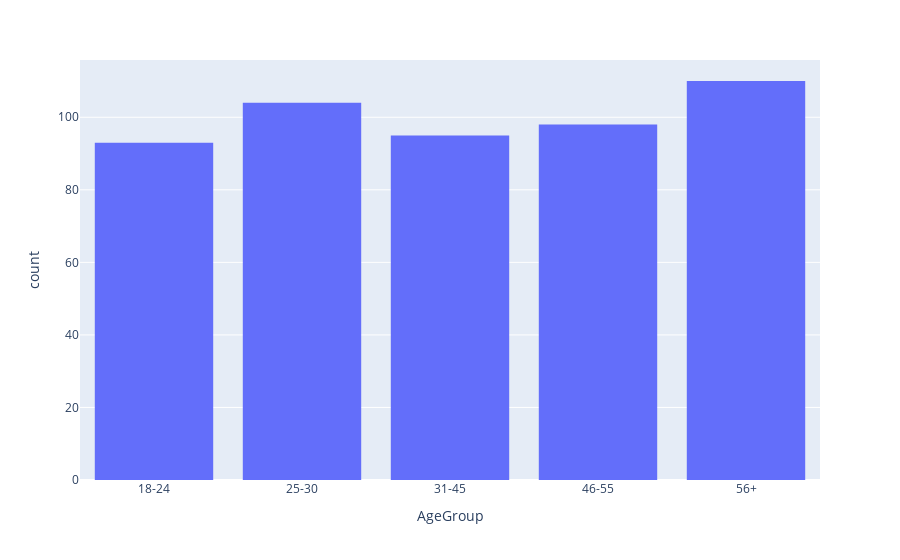

Notebook code cell kept with this figure:
### Code cell
fig = px.histogram(df_viz, x='AgeGroup')
fig.update_layout(xaxis={'categoryorder':'category ascending'})
fig.show()

### Figure 1 — Plotly figure (JSON) as saved in the notebook; plotly's stock layout.template omitted (floating-point values rounded to 4 significant figures; data arrays with more than 128 entries replaced by an {"elided": "..."} marker saying what was removed)
{"data": [{"alignmentgroup": "True", "bingroup": "x", "hovertemplate": "AgeGroup=%{x}<br>count=%{y}<extra></extra>", "legendgroup": "", "marker": {"color": "#636efa", "pattern": {"shape": ""}}, "name": "", "offsetgroup": "", "orientation": "v", "showlegend": false, "type": "histogram", "x": {"elided": "500 str values"}, "xaxis": "x", "yaxis": "y"}], "layout": {"barmode": "relative", "legend": {"tracegroupgap": 0}, "margin": {"t": 60}, "xaxis": {"anchor": "y", "categoryorder": "category ascending", "domain": [0, 1], "title": {"text": "AgeGroup"}}, "yaxis": {"anchor": "x", "domain": [0, 1], "title": {"text": "count"}}}}
